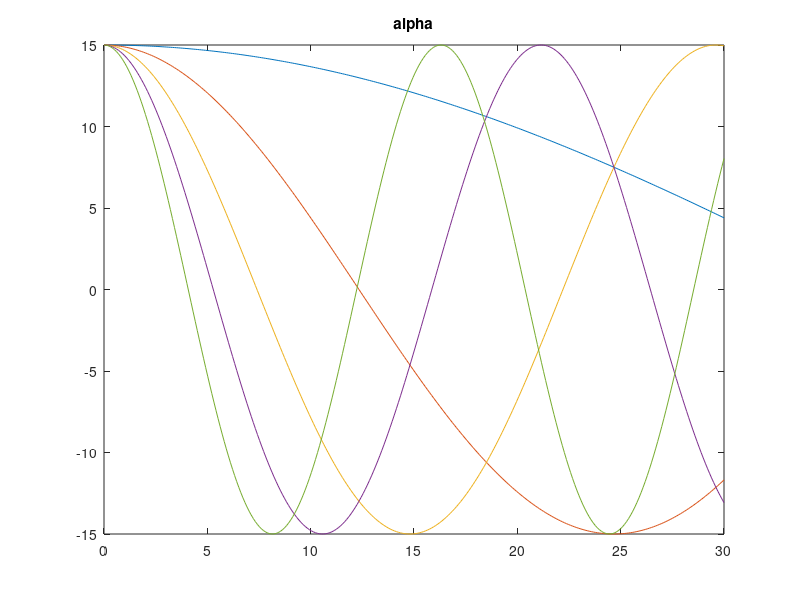

Write MATLAB code to recreate this figure.
clc
clear all
close all
%% constants
Re=4e4;
U=0.4;
c=0.1;
h0=0.75*c;
phi=pi/2;
alphaMax=pi/12; %=15deg

% %% loop
% St=[0.1 0.3 0.5 0.7 0.908];
% for i=1:5
%     %St(i)
%     w=U*St(i)/(4*pi*h0);
%     T=2*pi/w;
%     t=linspace(0,T,200);
%     tT=t/T;
%     theta0=alphaMax+atan(h0*w/U);
%     theta=theta0*sin(w*t+phi);
%     % h=h0*sin(w*t);
%     hdot=h0*cos(w*t)*w;
%     alpha=-atan(hdot/U)+theta;
%     subplot(4,1,1);
%     plot(tT, rad2deg(alpha));
%     title('alpha');
%     subplot(4,1,2);
%     plot(tT, rad2deg(theta0*sin(w*t+phi)));
%     title('sin');
%     subplot(4,1,3);
%     plot(tT,rad2deg(hdot));
%     title('hdot');
%     subplot(4,1,4);
% %     plot(St,w);
% %     title('w');
%     hold on
% end
% hold off
%%
St=[0.1 0.3 0.5 0.7 0.908];
for i=1:5
    w=U*St(i)/(4*pi*h0);
    T=2*pi/w;
    t=linspace(0,30,300);
    tT=t/T;
    theta0=alphaMax+atan(h0*w/U);
    theta=theta0*sin(w*t+phi);
    hdot=h0*cos(w*t)*w;
    alpha=-atan(hdot/U)+theta;
%     subplot(4,1,1);
%     plot(tT, rad2deg(-atan(hdot/U)));
%     title('atan');
%     subplot(4,1,2);
%     plot(tT, rad2deg(theta0*sin(w*t+phi)));
%     title('sin (theta)');
%     subplot(4,1,3);
    plot(t, rad2deg(alpha));
    title('alpha');
    hold on
end
%% vector
% St=[0.1 0.3 0.5 0.7 0.908];
% w=U*St/(4*pi*h0);
% T=2*pi./w;
% t=linspace(0,1,5);
% tT=t./T;
% theta0=alphaMax+atan(h0*w/U);
% theta=theta0.*sin(w.*t+phi);
% % h=h0*sin(w*t);
% hdot=h0.*cos(w.*t).*w;
% alpha=-atan(hdot/U)+theta;
% subplot(1,2,1);
% plot(tT, rad2deg(alpha));
% subplot(1,2,2);
% plot(tT, rad2deg(theta));
% hold on
